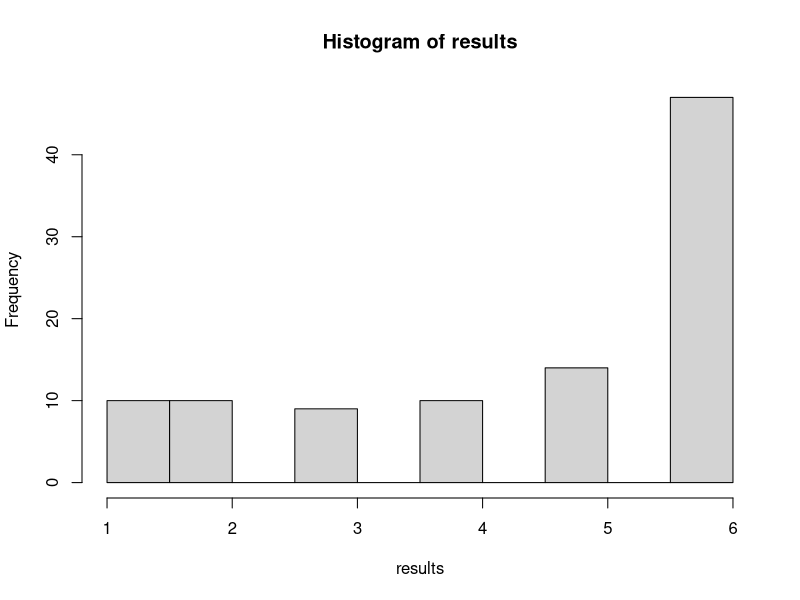

Source code (R):
roll3 <- function(faces = 1:6, number_of_dice = 1) {
  dice <- sample(x = faces, size = number_of_dice, 
                 replace = TRUE, 
                 prob = c(0.1, 0.1, 0.1, 0.1, 0.1, 0.5))
  sum(dice)
}

results <- replicate(n = 100, expr = roll3(), simplify=TRUE)
hist(results)